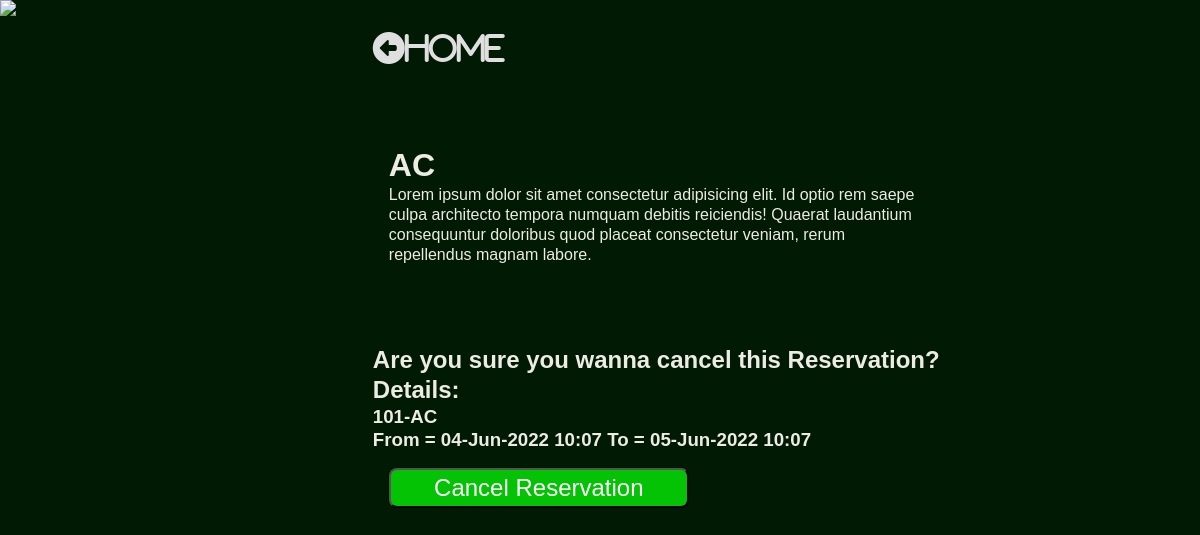
The app's page /reservation/cancel/21 with its own data.
### hotel/models.py (models this page shows, shortened)
class Reservation(models.Model):
    user = models.ForeignKey(settings.AUTH_USER_MODEL, on_delete=models.CASCADE)
    room = models.ForeignKey(Room, on_delete=models.CASCADE)
    check_in = models.DateTimeField()
    check_out = models.DateTimeField()
    def __str__ (self):
        return f' From = {self.check_in.strftime("%d-%b-%Y %H:%M")} To = {self.check_out.strftime("%d-%b-%Y %H:%M")}'
    def get_room_category(self):
        room_categories = dict(self.room.ROOM_CATEGORIES)
        room_category = room_categories.get(self.room.category)
        return room_category

class Room(models.Model):
    ROOM_CATEGORIES=(
        ('YAC', 'AC'),
        ('NAC', 'NON-AC'),
        ('DEL', 'DELUXE'),
        ('KIN', 'KING'),
        ('QUE', 'QUEEN'),
    )
    number = models.IntegerField()
    category = models.CharField(max_length=3, choices=ROOM_CATEGORIES)
    beds = models.IntegerField()
    capacity = models.IntegerField()

### hotelViews/views.py (the view)
# urls.py: path('reservation/cancel/<pk>', CancelReservationView.as_view(), name='CancelReservationView'),
class CancelReservationView(DeleteView):
    model = Reservation
    template_name = 'reservation_cancel_view.html'
    success_url = reverse_lazy('hotelViews:ReservationList')

### hotelViews/templates/reservation_cancel_view.html (shortened to what this page needs)
{% load static %}
<!DOCTYPE html>
<html lang="en">
  <head>
    <link
      rel="stylesheet"
      href="{% static 'hotel/css/room_detail_view.css' %}"
    />
  </head>
  <body>
    <div class="content">
      <div class="image">
        <img
          src="https://images.unsplash.com/photo-1519710164239-da123dc03ef4?ixlib=rb-1.2.1&ixid=eyJhcHBfaWQiOjEyMDd9&auto=format&fit=crop&w=500&q=60"
        />
      </div>
      <div class="room">
        <div class="home">
          <a href="{% url 'hotelViews:RoomListView' %}"
            ><i class="fas fa-arrow-alt-circle-left">Home</i></a
          >
        </div>
        <div class="room-info">
          <h1>{{reservation.get_room_category}}</h1>
          <p>
            Lorem ipsum dolor sit amet consectetur adipisicing elit. Id optio
            rem saepe culpa architecto tempora numquam debitis reiciendis!
            Quaerat laudantium consequuntur doloribus quod placeat consectetur
            veniam, rerum repellendus magnam labore.
          </p>
        </div>
        <form id="booking-form" action="" method="POST">
          <h2>Are you sure you wanna cancel this Reservation? Details:</h2>
          <h3>
            {{reservation.room.number}}-{{reservation.get_room_category}}<br />
            {{reservation}}
          </h3>
          <div class="input-div">
            <button type="submit">Cancel Reservation</button>
          </div>
        </form>
      </div>
    </div>
  </body>
</html>

### hotelViews/static/hotel/css/room_detail_view.css (style rules this page uses)
* { padding: 0; margin: 0; box-sizing: border-box; }
body { background-color: rgb(1, 26, 3); color: rgb(236, 235, 228); font-family: sans-serif; line-height: 1.25; height: 100vh; }
.content { display: flex; flex-direction: row; flex-wrap: wrap; width: 100%; justify-content: left; }
.image { flex: 0.3; }
.room { flex: 0.5; margin: 2rem; display: flex; text-align: left; align-items: start; flex-direction: column; }
.home { flex: 0.2; }
.home a { font-size: 14px; }
.room-info { flex: 0.4; margin: 5rem 1rem; }
form { display: flex; flex: 0.4 1 auto; flex-direction: column; }
.image img { flex: 1; max-height: 99.2vh; }
i { color: #dfdfdf; font-size: 2rem; }
.input-div { flex: 1 1 auto; margin: 1rem; display: flex; flex-direction: column; justify-content: space-between; }
input, button { flex: 1; width: 300px; border-radius: 0.5rem; line-height: 1.5; font-size: 1.5rem; color: #555; }
button { background-color: rgb(4, 194, 4); color: white; outline: none; }

### records on screen
Reservation: get_room_category "AC", room.number "101", check_in+check_out "From = 04-Jun-2022 10:07 To = 05-Jun-2022 10:07"
